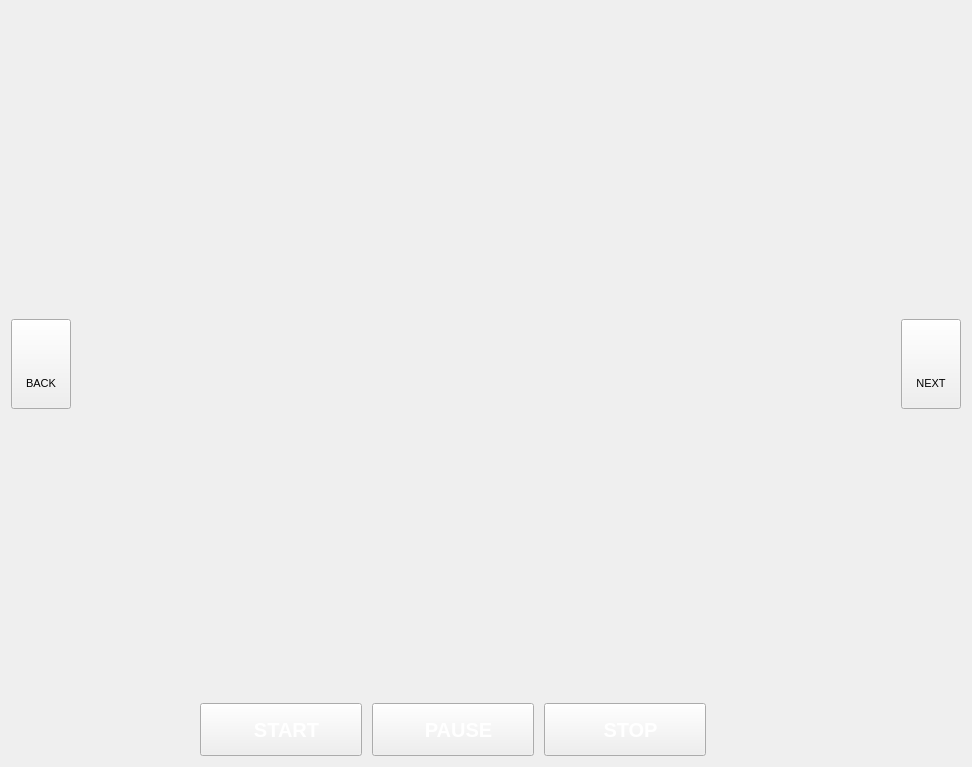
<?xml version="1.0" encoding="UTF-8"?>
<ui version="4.0">
 <class>WorkPlaceView</class>
 <widget class="QWidget" name="WorkPlaceView">
  <property name="geometry">
   <rect>
    <x>0</x>
    <y>0</y>
    <width>972</width>
    <height>767</height>
   </rect>
  </property>
  <layout class="QGridLayout" name="gridLayout">
   <item row="1" column="0" colspan="2">
    <widget class="QWidget" name="widgetButton" native="true">
     <property name="maximumSize">
      <size>
       <width>16777215</width>
       <height>162</height>
      </size>
     </property>
     <layout class="QGridLayout" name="gridLayout_2">
      <property name="leftMargin">
       <number>0</number>
      </property>
      <property name="topMargin">
       <number>0</number>
      </property>
      <property name="rightMargin">
       <number>0</number>
      </property>
      <property name="bottomMargin">
       <number>0</number>
      </property>
      <property name="horizontalSpacing">
       <number>10</number>
      </property>
      <property name="verticalSpacing">
       <number>0</number>
      </property>
      <item row="0" column="2">
       <widget class="CustomDelayButtonWidget" name="btnPause">
        <property name="minimumSize">
         <size>
          <width>162</width>
          <height>53</height>
         </size>
        </property>
        <property name="maximumSize">
         <size>
          <width>162</width>
          <height>53</height>
         </size>
        </property>
        <property name="font">
         <font>
          <pointsize>15</pointsize>
          <weight>75</weight>
          <bold>true</bold>
         </font>
        </property>
        <property name="focusPolicy">
         <enum>Qt::NoFocus</enum>
        </property>
        <property name="styleSheet">
         <string notr="true">color: white</string>
        </property>
        <property name="text">
         <string>  PAUSE</string>
        </property>
       </widget>
      </item>
      <item row="0" column="1">
       <widget class="CustomDelayButtonWidget" name="btnStart">
        <property name="minimumSize">
         <size>
          <width>162</width>
          <height>53</height>
         </size>
        </property>
        <property name="maximumSize">
         <size>
          <width>162</width>
          <height>53</height>
         </size>
        </property>
        <property name="font">
         <font>
          <pointsize>15</pointsize>
          <weight>75</weight>
          <bold>true</bold>
         </font>
        </property>
        <property name="focusPolicy">
         <enum>Qt::NoFocus</enum>
        </property>
        <property name="styleSheet">
         <string notr="true">color:white</string>
        </property>
        <property name="text">
         <string>  START</string>
        </property>
       </widget>
      </item>
      <item row="0" column="0">
       <spacer name="horizontalSpacer">
        <property name="orientation">
         <enum>Qt::Horizontal</enum>
        </property>
        <property name="sizeHint" stdset="0">
         <size>
          <width>40</width>
          <height>20</height>
         </size>
        </property>
       </spacer>
      </item>
      <item row="0" column="3">
       <widget class="CustomDelayButtonWidget" name="btnStop">
        <property name="minimumSize">
         <size>
          <width>162</width>
          <height>53</height>
         </size>
        </property>
        <property name="maximumSize">
         <size>
          <width>162</width>
          <height>53</height>
         </size>
        </property>
        <property name="font">
         <font>
          <pointsize>15</pointsize>
          <weight>75</weight>
          <bold>true</bold>
         </font>
        </property>
        <property name="focusPolicy">
         <enum>Qt::NoFocus</enum>
        </property>
        <property name="styleSheet">
         <string notr="true">color:white</string>
        </property>
        <property name="text">
         <string>  STOP</string>
        </property>
       </widget>
      </item>
      <item row="0" column="4">
       <spacer name="horizontalSpacer_2">
        <property name="orientation">
         <enum>Qt::Horizontal</enum>
        </property>
        <property name="sizeHint" stdset="0">
         <size>
          <width>40</width>
          <height>20</height>
         </size>
        </property>
       </spacer>
      </item>
     </layout>
    </widget>
   </item>
   <item row="0" column="1">
    <widget class="QWidget" name="MainViewWidget" native="true">
     <property name="sizePolicy">
      <sizepolicy hsizetype="MinimumExpanding" vsizetype="MinimumExpanding">
       <horstretch>0</horstretch>
       <verstretch>0</verstretch>
      </sizepolicy>
     </property>
     <property name="minimumSize">
      <size>
       <width>0</width>
       <height>0</height>
      </size>
     </property>
     <layout class="QGridLayout" name="mainViewGrid">
      <property name="leftMargin">
       <number>1</number>
      </property>
      <property name="topMargin">
       <number>1</number>
      </property>
      <property name="rightMargin">
       <number>1</number>
      </property>
      <property name="bottomMargin">
       <number>1</number>
      </property>
      <property name="horizontalSpacing">
       <number>1</number>
      </property>
      <property name="verticalSpacing">
       <number>0</number>
      </property>
     </layout>
    </widget>
   </item>
   <item row="0" column="2">
    <widget class="CustomImageButtonWidget" name="btnFront">
     <property name="sizePolicy">
      <sizepolicy hsizetype="Minimum" vsizetype="Minimum">
       <horstretch>0</horstretch>
       <verstretch>0</verstretch>
      </sizepolicy>
     </property>
     <property name="minimumSize">
      <size>
       <width>60</width>
       <height>90</height>
      </size>
     </property>
     <property name="maximumSize">
      <size>
       <width>50</width>
       <height>70</height>
      </size>
     </property>
     <property name="font">
      <font>
       <pointsize>8</pointsize>
      </font>
     </property>
     <property name="text">
      <string>


NEXT</string>
     </property>
    </widget>
   </item>
   <item row="0" column="0">
    <widget class="CustomImageButtonWidget" name="btnBack">
     <property name="sizePolicy">
      <sizepolicy hsizetype="Fixed" vsizetype="Fixed">
       <horstretch>0</horstretch>
       <verstretch>0</verstretch>
      </sizepolicy>
     </property>
     <property name="minimumSize">
      <size>
       <width>60</width>
       <height>90</height>
      </size>
     </property>
     <property name="maximumSize">
      <size>
       <width>50</width>
       <height>70</height>
      </size>
     </property>
     <property name="font">
      <font>
       <pointsize>8</pointsize>
      </font>
     </property>
     <property name="text">
      <string>


BACK</string>
     </property>
    </widget>
   </item>
  </layout>
 </widget>
 <customwidgets>
  <customwidget>
   <class>CustomImageButtonWidget</class>
   <extends>QPushButton</extends>
   <header>UIClass/CustomWidget/CustomImageButtonWidget.h</header>
  </customwidget>
  <customwidget>
   <class>CustomDelayButtonWidget</class>
   <extends>QPushButton</extends>
   <header>UIClass/CustomWidget/CustomDelayButtonWidget.h</header>
  </customwidget>
 </customwidgets>
 <resources/>
 <connections/>
</ui>
